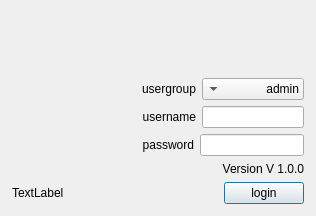
<?xml version="1.0" encoding="UTF-8"?>
<ui version="4.0">
 <class>Dialog</class>
 <widget class="QDialog" name="Dialog">
  <property name="windowModality">
   <enum>Qt::NonModal</enum>
  </property>
  <property name="geometry">
   <rect>
    <x>0</x>
    <y>0</y>
    <width>316</width>
    <height>216</height>
   </rect>
  </property>
  <property name="windowTitle">
   <string>loginwidow</string>
  </property>
  <property name="styleSheet">
   <string notr="true"/>
  </property>
  <property name="sizeGripEnabled">
   <bool>false</bool>
  </property>
  <property name="modal">
   <bool>false</bool>
  </property>
  <layout class="QGridLayout" name="gridLayout">
   <property name="leftMargin">
    <number>12</number>
   </property>
   <property name="topMargin">
    <number>12</number>
   </property>
   <property name="rightMargin">
    <number>12</number>
   </property>
   <property name="bottomMargin">
    <number>12</number>
   </property>
   <item row="1" column="0">
    <layout class="QHBoxLayout" name="horizontalLayout_5">
     <item>
      <spacer name="horizontalSpacer_2">
       <property name="orientation">
        <enum>Qt::Horizontal</enum>
       </property>
       <property name="sizeHint" stdset="0">
        <size>
         <width>40</width>
         <height>20</height>
        </size>
       </property>
      </spacer>
     </item>
     <item>
      <widget class="QLabel" name="grouppic">
       <property name="sizePolicy">
        <sizepolicy hsizetype="Maximum" vsizetype="Maximum">
         <horstretch>0</horstretch>
         <verstretch>0</verstretch>
        </sizepolicy>
       </property>
       <property name="minimumSize">
        <size>
         <width>90</width>
         <height>90</height>
        </size>
       </property>
       <property name="maximumSize">
        <size>
         <width>90</width>
         <height>90</height>
        </size>
       </property>
       <property name="text">
        <string/>
       </property>
       <property name="pixmap">
        <pixmap>Resource/user.png</pixmap>
       </property>
       <property name="scaledContents">
        <bool>true</bool>
       </property>
       <property name="alignment">
        <set>Qt::AlignBottom|Qt::AlignRight|Qt::AlignTrailing</set>
       </property>
      </widget>
     </item>
     <item>
      <layout class="QVBoxLayout" name="verticalLayout">
       <item>
        <layout class="QHBoxLayout" name="horizontalLayout_3">
         <item>
          <widget class="QLabel" name="TypeLabel">
           <property name="sizePolicy">
            <sizepolicy hsizetype="Maximum" vsizetype="Minimum">
             <horstretch>0</horstretch>
             <verstretch>0</verstretch>
            </sizepolicy>
           </property>
           <property name="layoutDirection">
            <enum>Qt::RightToLeft</enum>
           </property>
           <property name="text">
            <string>usergroup</string>
           </property>
           <property name="alignment">
            <set>Qt::AlignRight|Qt::AlignTrailing|Qt::AlignVCenter</set>
           </property>
          </widget>
         </item>
         <item>
          <widget class="QComboBox" name="group">
           <property name="sizePolicy">
            <sizepolicy hsizetype="Preferred" vsizetype="Minimum">
             <horstretch>0</horstretch>
             <verstretch>0</verstretch>
            </sizepolicy>
           </property>
           <property name="focusPolicy">
            <enum>Qt::StrongFocus</enum>
           </property>
           <property name="layoutDirection">
            <enum>Qt::RightToLeft</enum>
           </property>
           <item>
            <property name="text">
             <string>admin</string>
            </property>
           </item>
           <item>
            <property name="text">
             <string>operator</string>
            </property>
           </item>
           <item>
            <property name="text">
             <string>viewer</string>
            </property>
           </item>
          </widget>
         </item>
        </layout>
       </item>
       <item>
        <layout class="QHBoxLayout" name="horizontalLayout">
         <item>
          <widget class="QLabel" name="UserLabel">
           <property name="sizePolicy">
            <sizepolicy hsizetype="Maximum" vsizetype="Fixed">
             <horstretch>0</horstretch>
             <verstretch>0</verstretch>
            </sizepolicy>
           </property>
           <property name="layoutDirection">
            <enum>Qt::RightToLeft</enum>
           </property>
           <property name="text">
            <string>username</string>
           </property>
           <property name="alignment">
            <set>Qt::AlignRight|Qt::AlignTrailing|Qt::AlignVCenter</set>
           </property>
          </widget>
         </item>
         <item>
          <widget class="QLineEdit" name="user">
           <property name="sizePolicy">
            <sizepolicy hsizetype="Preferred" vsizetype="Fixed">
             <horstretch>0</horstretch>
             <verstretch>0</verstretch>
            </sizepolicy>
           </property>
           <property name="layoutDirection">
            <enum>Qt::RightToLeft</enum>
           </property>
           <property name="text">
            <string/>
           </property>
          </widget>
         </item>
        </layout>
       </item>
       <item>
        <layout class="QHBoxLayout" name="horizontalLayout_2">
         <item>
          <widget class="QLabel" name="PassLabel">
           <property name="sizePolicy">
            <sizepolicy hsizetype="Maximum" vsizetype="Fixed">
             <horstretch>0</horstretch>
             <verstretch>0</verstretch>
            </sizepolicy>
           </property>
           <property name="layoutDirection">
            <enum>Qt::RightToLeft</enum>
           </property>
           <property name="text">
            <string>password</string>
           </property>
           <property name="scaledContents">
            <bool>false</bool>
           </property>
           <property name="alignment">
            <set>Qt::AlignRight|Qt::AlignTrailing|Qt::AlignVCenter</set>
           </property>
          </widget>
         </item>
         <item>
          <widget class="QLineEdit" name="pwd">
           <property name="sizePolicy">
            <sizepolicy hsizetype="Preferred" vsizetype="Fixed">
             <horstretch>0</horstretch>
             <verstretch>0</verstretch>
            </sizepolicy>
           </property>
           <property name="layoutDirection">
            <enum>Qt::RightToLeft</enum>
           </property>
          </widget>
         </item>
        </layout>
       </item>
       <item>
        <layout class="QHBoxLayout" name="horizontalLayout_6">
         <item>
          <widget class="QLabel" name="label">
           <property name="layoutDirection">
            <enum>Qt::RightToLeft</enum>
           </property>
           <property name="text">
            <string>Version V 1.0.0</string>
           </property>
           <property name="alignment">
            <set>Qt::AlignRight|Qt::AlignTrailing|Qt::AlignVCenter</set>
           </property>
          </widget>
         </item>
        </layout>
       </item>
      </layout>
     </item>
    </layout>
   </item>
   <item row="6" column="0">
    <layout class="QHBoxLayout" name="horizontalLayout_4">
     <item>
      <widget class="QLabel" name="timenow">
       <property name="text">
        <string>TextLabel</string>
       </property>
      </widget>
     </item>
     <item>
      <spacer name="horizontalSpacer">
       <property name="orientation">
        <enum>Qt::Horizontal</enum>
       </property>
       <property name="sizeHint" stdset="0">
        <size>
         <width>40</width>
         <height>20</height>
        </size>
       </property>
      </spacer>
     </item>
     <item>
      <widget class="QPushButton" name="loginbtn">
       <property name="layoutDirection">
        <enum>Qt::RightToLeft</enum>
       </property>
       <property name="text">
        <string>login</string>
       </property>
      </widget>
     </item>
    </layout>
   </item>
   <item row="0" column="0">
    <widget class="QLabel" name="welcome">
     <property name="sizePolicy">
      <sizepolicy hsizetype="Expanding" vsizetype="Expanding">
       <horstretch>0</horstretch>
       <verstretch>0</verstretch>
      </sizepolicy>
     </property>
     <property name="layoutDirection">
      <enum>Qt::LeftToRight</enum>
     </property>
     <property name="autoFillBackground">
      <bool>true</bool>
     </property>
     <property name="text">
      <string/>
     </property>
     <property name="scaledContents">
      <bool>true</bool>
     </property>
     <property name="alignment">
      <set>Qt::AlignCenter</set>
     </property>
    </widget>
   </item>
  </layout>
  <action name="actionrecord">
   <property name="text">
    <string>record</string>
   </property>
  </action>
 </widget>
 <tabstops>
  <tabstop>user</tabstop>
  <tabstop>pwd</tabstop>
  <tabstop>group</tabstop>
 </tabstops>
 <resources/>
 <connections>
  <connection>
   <sender>group</sender>
   <signal>currentIndexChanged(int)</signal>
   <receiver>grouppic</receiver>
   <slot>update()</slot>
   <hints>
    <hint type="sourcelabel">
     <x>207</x>
     <y>177</y>
    </hint>
    <hint type="destinationlabel">
     <x>41</x>
     <y>153</y>
    </hint>
   </hints>
  </connection>
  <connection>
   <sender>loginbtn</sender>
   <signal>clicked()</signal>
   <receiver>pwd</receiver>
   <slot>update()</slot>
   <hints>
    <hint type="sourcelabel">
     <x>295</x>
     <y>227</y>
    </hint>
    <hint type="destinationlabel">
     <x>247</x>
     <y>120</y>
    </hint>
   </hints>
  </connection>
  <connection>
   <sender>actionrecord</sender>
   <signal>triggered()</signal>
   <receiver>user</receiver>
   <slot>update()</slot>
   <hints>
    <hint type="sourcelabel">
     <x>-1</x>
     <y>-1</y>
    </hint>
    <hint type="destinationlabel">
     <x>239</x>
     <y>155</y>
    </hint>
   </hints>
  </connection>
  <connection>
   <sender>actionrecord</sender>
   <signal>triggered()</signal>
   <receiver>pwd</receiver>
   <slot>update()</slot>
   <hints>
    <hint type="sourcelabel">
     <x>-1</x>
     <y>-1</y>
    </hint>
    <hint type="destinationlabel">
     <x>239</x>
     <y>188</y>
    </hint>
   </hints>
  </connection>
  <connection>
   <sender>actionrecord</sender>
   <signal>triggered()</signal>
   <receiver>group</receiver>
   <slot>update()</slot>
   <hints>
    <hint type="sourcelabel">
     <x>-1</x>
     <y>-1</y>
    </hint>
    <hint type="destinationlabel">
     <x>240</x>
     <y>120</y>
    </hint>
   </hints>
  </connection>
  <connection>
   <sender>actionrecord</sender>
   <signal>triggered()</signal>
   <receiver>welcome</receiver>
   <slot>update()</slot>
   <hints>
    <hint type="sourcelabel">
     <x>-1</x>
     <y>-1</y>
    </hint>
    <hint type="destinationlabel">
     <x>159</x>
     <y>19</y>
    </hint>
   </hints>
  </connection>
  <connection>
   <sender>actionrecord</sender>
   <signal>triggered()</signal>
   <receiver>timenow</receiver>
   <slot>update()</slot>
   <hints>
    <hint type="sourcelabel">
     <x>-1</x>
     <y>-1</y>
    </hint>
    <hint type="destinationlabel">
     <x>42</x>
     <y>155</y>
    </hint>
   </hints>
  </connection>
 </connections>
</ui>
